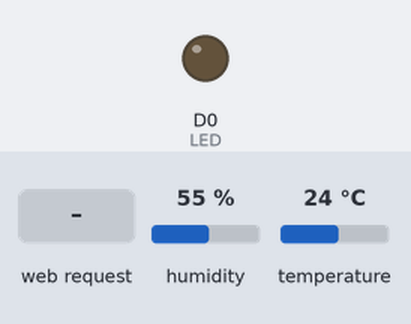
A sketch run on a simulated ESP8266 (NodeMCU). Shown: output pins drawn as LEDs (lit = HIGH). The inputs (shaded band) are chosen by the test bench; at power-on: humidity 55 %, temperature 24 °C. WiFi joins after 1.5 s; servers stay silent unless stated; what the sketch prints to the serial monitor is not drawn.

Above: at 2.7 s.
2.8 s: HTTP request GET /led_set?state=1 received
At 3.4 s:
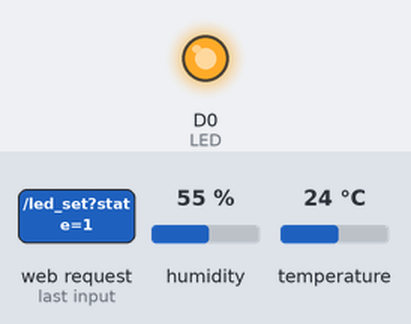
4.3 s: HTTP request GET /led_set received
At 4.6 s:
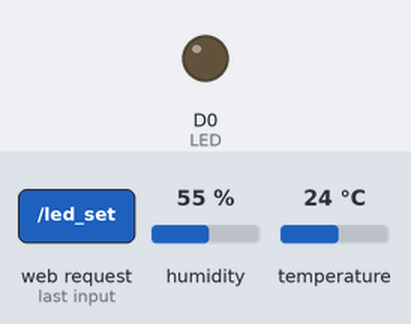
Timing chart, 0 to 7.3 s (numbered marks = the images above; inputs shaded):
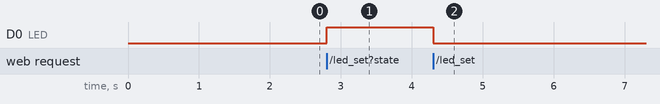

The sketch:

sketch_oct09a.ino
```cpp
#include <ESP8266WiFi.h>
#include <WiFiClient.h>
#include <ESP8266WebServer.h>
#include <DHT.h>
#include "index.h"
#define LED D0
const char* ssid = "00000802";
const char* password = "Ortel@123";

#define DHTPIN 0
DHT dht(DHTPIN, DHT11);

ESP8266WebServer server(80);

void handleRoot()
{
 String s = webpage;
 server.send(200, "text/html", s);
}

void sensor_data()
{
// int h = dht.readHumidity();
 float t = dht.readTemperature();
 String temp_value = String(t);
// String humid_value = String(h);
 server.send(200,"text/plane",temp_value);
}

void led_control()
{
 String state = "OFF";
 String act_state = server.arg("state");
 if(act_state == "1")
 {
  digitalWrite(LED,HIGH); //LED ON
  state = "ON";
 }
 else
 {
  digitalWrite(LED,LOW); //LED OFF
  state = "OFF";
 }

 server.send(200, "text/plane", state);
}

void setup(void)
{

  Serial.begin(115200);
  WiFi.begin(ssid, password);

  Serial.println("");
  pinMode(LED,OUTPUT);

  while (WiFi.status() != WL_CONNECTED)
  {
    Serial.print("Connecting...");
  }
  Serial.println("");
  Serial.print("Connected to ");
  Serial.println(ssid);
  Serial.print("IP address: ");
  Serial.println(WiFi.localIP());
 Serial.println("Temperature: ");
 Serial.print(dht.readTemperature());
  server.on("/", handleRoot);
  server.on("/led_set", led_control);
  server.on("/adcread", sensor_data);
  server.begin();
}

void loop(void)
{
  server.handleClient();
}
```

index.h
```cpp
const char webpage[] PROGMEM = R"=====(
<!Doctype HTML>
<html>
<head>
  <title></title>
  <style>
    body{
      margin:0px;
      padding: 0px;
    min-height: auto;
      background-color:#1b203d;
      overflow: hidden;
      font-family: system-ui;
    }
    .clearfix{
      clear: both;
    }
    .logo{
      margin: 0px;
      margin-left: 28px;
      font-weight: bold;
      color: white;
      margin-bottom: 30px;
    }
    .logo span{
      color: #f7403b;
    }
    .sidenav {
    height: 100%;
    width: 300px;
    position: fixed;
    z-index: 1;
    top: 0;
    left: 0;
    background-color: #272c4a;
    overflow: hidden;
    transition: 0.5s;
    padding-top: 30px;
    }
    .sidenav a {
    padding: 15px 8px 15px 32px;
    text-decoration: none;
    font-size: 20px;
    color: #818181;
    display: block;
    transition: 0.3s;
    }
    .sidenav a:hover {
    color: #f1f1f1;
    background-color:#1b203d;
    }
    .sidenav{
    position: absolute;
    top: 0;
    right: 25px;
    font-size: 36px;
    }
    #main {
    transition: margin-left .5s;
    padding: 16px;
    margin-left: 300px;
    }
    .head{
      padding:20px;
    }
    .col-div-6{
      width: 50%;
      float: left;
    }
    .profile{
      display: inline-block;
      /* float: right; */
      width: 160px;
    }
    .pro-img{
      float: left;
      width: 40px;
      margin-top: 5px;
    }
    .profile p{
      color: white;
      font-weight: 500;
      margin-left: 55px;
      margin-top: 10px;
      font-size: 13.5px;
    }
    .profile p span{
      font-weight: 400;
      font-size: 12px;
      display: block;
      color: #8e8b8b;
    }
    .col-div-3{
      width: 25%;
      float: left;
    }

    .box1{
    width: 85%;
      height: 100px;
      background-color: #b83530;
      margin-left: 10px;
      padding:10px;
    }

    .box1 p{
    font-size: 35px;
    color: white;
    font-weight: bold;
    line-height: 30px;
    padding-left: 10px;
    margin-top: 20px;
    display: inline-block;
    }
    .box1 p #state{
      font-size: 32px;
      color: white;
      font-weight: bold;
      line-height: 30px;
      padding-left: 0px;
      margin-top: 5px;
      display: inline-block;
    }
    .box1 p span{
    font-size: 20px;
    font-weight: 400;
    color: #818181;
    }
    .box-icon{
    font-size: 40px!important;
    float: right;
    margin-top: 35px!important;
    color: #818181;
    padding-right: 10px;
    }

    .box{
      width: 85%;
      height: 100px;
      background-color: #272c4a;
      margin-left: 10px;
      padding:10px;
    }
    .box p{
      font-size: 35px;
      color: white;
      font-weight: bold;
      line-height: 30px;
      padding-left: 10px;
      margin-top: 20px;
      display: inline-block;
    }
    .box p #adc_val_temp{
      font-size: 42px;
      color: white;
      font-weight: bold;
      line-height: 28px;
      padding-left: 7px;
      margin-top: 0px;
      display: inline-block;
    }
    .box p span{
      font-size: 20px;
      font-weight: 400;
      color: #818181;
    }
    .box-icon{
      font-size: 40px!important;
      float: right;
      margin-top: 35px!important;
      color: #818181;
      padding-right: 10px;
    }
    .col-div-8{
      width: 70%;
      float: left;
    }
    .col-div-4{
    width: 40%;
    /* float: left; */
    display: flex
    }
    .content-box{

    padding: 17px;
    display: block;
    }
    .content-box p{
      margin: 0px;
      font-size: 20px;
      color: #f7403b;
    }
    .content-box p span{
      float: right;
      background-color: #ddd;
      padding: 3px 10px;
      font-size: 15px;
    }
    .box-8, .box-4{
    width: 90%;
    background-color: #272c4a;
    height: 345px;
    margin-top: 48px;
    margin-left: 23px;

    }
    .nav2{
      display: none;
    }

    .box-8{
      margin-left: 10px;
    }
    table {
    font-family: arial, sans-serif;
    border-collapse: collapse;
    width: 100%;

    }
    td, th {
    text-align: left;
    padding:15px;
    color: #ddd;
    border-bottom: 1px solid #81818140;
    }
    .circle-wrap {
    margin: 50px auto;
    width: 150px;
    height: 150px;
    background: #e6e2e7;
    border-radius: 50%;
    }
    .circle-wrap .circle .mask,
    .circle-wrap .circle .fill {
    width: 150px;
    height: 150px;
    position: absolute;
    border-radius: 50%;
    }
    .circle-wrap .circle .mask {
    clip: rect(0px, 150px, 150px, 75px);
    }

    .circle-wrap .circle .mask .fill {
    clip: rect(0px, 75px, 150px, 0px);
    background-color: #f7403b;
    }
    .circle-wrap .circle .mask.full,
    .circle-wrap .circle .fill {
    animation: fill ease-in-out 3s;
    transform: rotate(126deg);
    }

    @keyframes fill {
    0% {
      transform: rotate(0deg);
    }
    100% {
      transform: rotate(126deg);
    }
    }
    .circle-wrap .inside-circle {
    width: 130px;
    height: 130px;
    border-radius: 50%;
    background: #fff;
    line-height: 130px;
    text-align: center;
    margin-top: 10px;
    margin-left: 10px;
    position: absolute;
    z-index: 100;
    font-weight: 700;
    font-size: 2em;
    }

    @media screen and (max-width: 1000px) {

    }
  </style>
  <link rel="stylesheet" href="css/style.css" type="text/css"/>
  <link rel="stylesheet" href="https://cdnjs.cloudflare.com/ajax/libs/font-awesome/4.7.0/css/font-awesome.min.css">
</head>


<body>

  <div id="mySidenav" class="sidenav">
  <p class="logo">Dashboard</p>
  <a href="#" class="icon-a"><i class="fa fa-dashboard icons"></i> &nbsp;&nbsp;Room 1</a>
  <a href="#" class="icon-a"><i class="fa fa-dashboard icons"></i> &nbsp;&nbsp;Room 2</a>
  <a href="#" class="icon-a"><i class="fa fa-dashboard icons"></i> &nbsp;&nbsp;Room 3</a>

</div>
<div id="main">

  <div class="head">
    <div class="col-div-6">
<span style="font-size:30px;cursor:pointer; color: white;" class="nav"  >&#9776; Room 1</span>
<span style="font-size:30px;cursor:pointer; color: white;" class="nav2"  >&#9776; Room 1</span>
</div>

  <div class="clearfix"></div>
</div>

  <div class="clearfix"></div>
  <br/>
    <div class="col-div-3" >
      <div class="box1" id="lightState" onclick="changeColor(); sendData(1)" ondblclick="changeNormal(); sendData(0)">
        <p><span id="state">NA</span><br/><span>Light</span></p>
      </div>
    </div>
  <a href="">
    <div class="col-div-3">
      <div class="box">
        <p>OFF<br/><span>Switch - 1</span></p>
      </div>
    </div>
  </a>
  <a href="">
    <div class="col-div-3">
      <div class="box">
        <p>OFF<br/><span>Fan</span></p>
      </div>
    </div>
  </a>
  <a href="">
    <div class="col-div-3">
      <div class="box">
        <p>OFF<br/><span>AC</span></p>
      </div>
    </div>
  </a>
  <div class="clearfix"></div>
  <!-- <div class="clearfix"></div> -->
  <br/>

  <a href="">
  <div class="col-div-3">
    <div class="box">
      <p>OFF<br/><span>Fridge</span></p>
    </div>
  </div>
  </a>
  <a href="">
  <div class="col-div-3">
    <div class="box">
      <p>OFF<br/><span>TV</span></p>
    </div>
  </div>
  </a>
  <a href="">
  <div class="col-div-3">
    <div class="box1">
      <p>OPEN<br/><span>Curtains</span></p>
    </div>
  </div>
  </a>
  <a href="">
  <div class="col-div-3">
    <div class="box">
      <p><span id="adc_val_temp">0</span><br/><span>Temperature(C)</span></p>
    </div>
  </div>
  </a>
  <br/><br/>
</div>


<script src="https://ajax.googleapis.com/ajax/libs/jquery/3.5.1/jquery.min.js"></script>

<script>
  function changeColor(){
    document.getElementById("lightState").style.background = "Pink";
  }
  function changeNormal(){
    document.getElementById("lightState").style.background = "";
  }
  function sendData(led_sts){
    var xhttp = new XMLHttpRequest();
    xhttp.onreadystatechange = function(){
      if(this.readyState == 4 && this.status == 200){
        document.getElementById("state").innerHTML = this.responseText;
      }
    };
    xhttp.open("GET","led_set?state="+led_sts,true);
    xhttp.send();

  }
  setInterval(function()
{
  getData();
}, 2000);
  function getData(){
    var xhttp = new XMLHttpRequest();
    xhttp.onreadystatechange = function(){
      if(this.readyState == 4 && this.status == 200){
        document.getElementById("adc_val_temp").innerHTML = this.responseText;
      }
    };
    xhttp.open("GET","adcread",true);
    xhttp.send();
  }
</script>
<script>

  $(".nav").click(function(){
    $("#mySidenav").css('width','70px');
    $("#main").css('margin-left','70px');
    $(".logo").css('visibility', 'hidden');
    $(".logo span").css('visibility', 'visible');
     $(".logo span").css('margin-left', '-10px');
     $(".icon-a").css('visibility', 'hidden');
     $(".icons").css('visibility', 'visible');
     $(".icons").css('margin-left', '-8px');
      $(".nav").css('display','none');
      $(".nav2").css('display','block');
  });

$(".nav2").click(function(){
    $("#mySidenav").css('width','300px');
    $("#main").css('margin-left','300px');
    $(".logo").css('visibility', 'visible');
     $(".icon-a").css('visibility', 'visible');
     $(".icons").css('visibility', 'visible');
     $(".nav").css('display','block');
      $(".nav2").css('display','none');
 });

</script>

</body>


</html>
)=====";
```

Measured:
- after the input at 2.8 s, D0 (LED): LOW → HIGH at once
- after the input at 4.3 s, D0 (LED): HIGH → LOW at once
